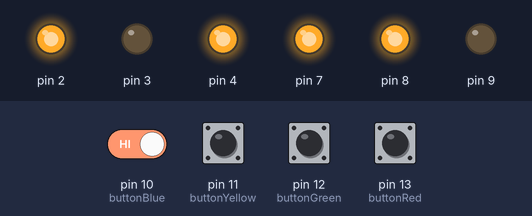
A sketch run on a simulated Arduino Uno, built with avr-gcc and run on an emulated ATmega328P. Parts: output pins drawn as LEDs (lit = HIGH). Inputs (shaded band) come from the test bench; at power-on: pin 10 (buttonBlue), pin 11 (buttonYellow), pin 12 (buttonGreen), pin 13 (buttonRed) HIGH.

Above: at 1.2 s.
1.3 s: pin 12 (buttonGreen) pulled LOW for 0.15 s
At 1.37 s:
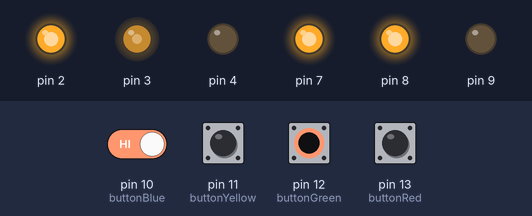
2.9 s: pin 13 (buttonRed) pulled LOW for 0.15 s
At 2.97 s:
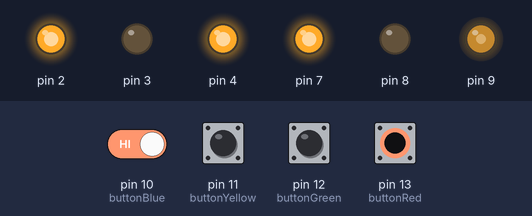
4.5 s: pin 12 (buttonGreen) pulled LOW for 1 s
At 6.7 s:
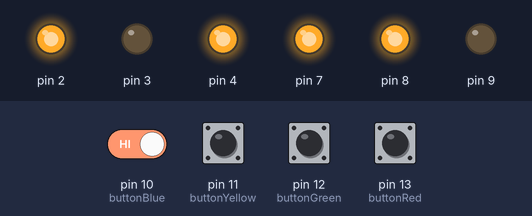
7.0 s: pin 10 (buttonBlue) driven LOW and pin 12 (buttonGreen) driven LOW
At 8.1 s:
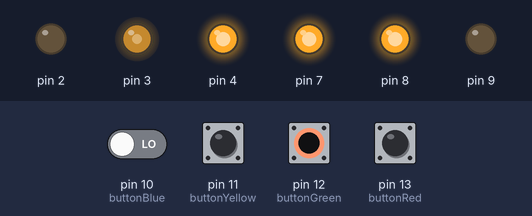
8.5 s: pin 11 (buttonYellow) pulled LOW for 0.15 s
At 8.57 s:
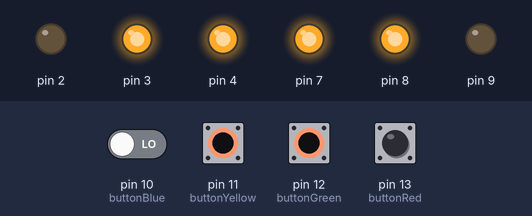
10.1 s: pin 13 (buttonRed) pulled LOW for 1 s
At 10.4 s:
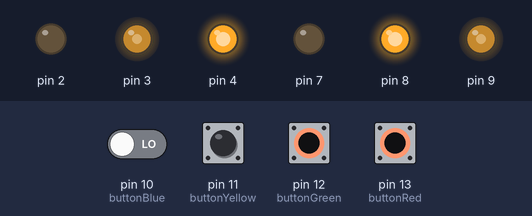
Timing chart, 0 to 13.1 s (numbered marks = the images above; inputs shaded):
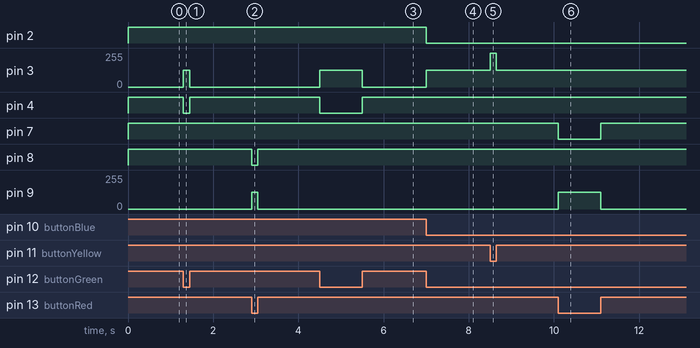

Measured:
- after the input at 1.3 s, pin 3: 0/255 → 127/255 at once, → 0/255 0.15 s later; pin 4: HIGH → LOW at once, → HIGH 0.15 s later
- after the input at 2.9 s, pin 8: HIGH → LOW at once, → HIGH 0.15 s later; pin 9: 0/255 → 127/255 at once, → 0/255 0.15 s later
- after the input at 4.5 s, pin 3: 0/255 → 127/255 at once, → 0/255 1.0 s later; pin 4: HIGH → LOW at once, → HIGH 1.0 s later
- after the input at 7.0 s, pin 2: HIGH → LOW at once; pin 3: 0/255 → 127/255 at once
- after the input at 8.5 s, pin 3: 127/255 → 255/255 at once, → 127/255 0.15 s later
- after the input at 10.1 s, pin 7: HIGH → LOW at once, → HIGH 1.0 s later; pin 9: 0/255 → 127/255 at once, → 0/255 1.0 s later

The sketch:

TB6612_Test.ino
```cpp
#include "MotorControl.h"


MotorControl motor1(2, 4, 3);
MotorControl motor2(7, 8, 9);

int buttonRed = 13;
int buttonGreen = 12;
int buttonYellow = 11;
int buttonBlue = 10;

int buttonRedState = HIGH;
int buttonGreenState = HIGH;
int buttonYellowState = HIGH;
int buttonBlueState = HIGH;

void setup()
{
  Serial.begin(115200);

  /* add setup code here */
  motor1.init();
  motor2.init();
}

void loop()
{
  /* add main program code here */

  bool updateState = false;

  if (digitalRead(buttonRed) != buttonRedState)
  {
    buttonRedState = digitalRead(buttonRed);
    updateState = true;
  }
  if (digitalRead(buttonGreen) != buttonGreenState)
  {
    buttonGreenState = digitalRead(buttonGreen);
    updateState = true;
  }
  if (digitalRead(buttonYellow) != buttonYellowState)
  {
    buttonYellowState = digitalRead(buttonYellow);
    updateState = true;
  }
  if (digitalRead(buttonBlue) != buttonBlueState)
  {
    buttonBlueState = digitalRead(buttonBlue);
    updateState = true;
  }

  if (updateState)
  {
    if (LOW == buttonGreenState) {
      motor1.start(HIGH == buttonBlueState, HIGH == buttonYellowState ? 127 : 255);
    }
    else
    {
      motor1.stop();
    }
    if (LOW == buttonRedState) {
      motor2.start(HIGH == buttonBlueState, HIGH == buttonYellowState ? 127 : 255);
    }
    else
    {
      motor2.stop();
    }
  }
}
```

MotorControl.cpp
```cpp
//
//
//

#include "MotorControl.h"

void MotorControl::init()
{
  pinMode(pin1, OUTPUT);
  pinMode(pin2, OUTPUT);
  pinMode(pinPwm, OUTPUT);

  stop();
}

void MotorControl::start(boolean forward, int speed)
{
  analogWrite(pinPwm, speed);
  digitalWrite(pin1, forward ? HIGH : LOW);
  digitalWrite(pin2, forward ? LOW : HIGH);
}

void MotorControl::stop()
{
  analogWrite(pinPwm, 0);
  digitalWrite(pin1, HIGH);
  digitalWrite(pin2, HIGH);
}
```

MotorControl.h
```cpp
// MotorControl.h

#ifndef _MOTORCONTROL_h
#define _MOTORCONTROL_h

#if defined(ARDUINO) && ARDUINO >= 100
  #include "arduino.h"
#else
  #include "WProgram.h"
#endif

class MotorControl
{
  protected:
    int pin1;
    int pin2;
    int pinPwm;

  public:
    MotorControl(int pin1, int pin2, int pinPwm) :
      pin1(pin1), pin2(pin2), pinPwm(pinPwm)
    {
    }

    void init();
    void start(boolean forward, int speed);
    void stop();
};

#endif
```
